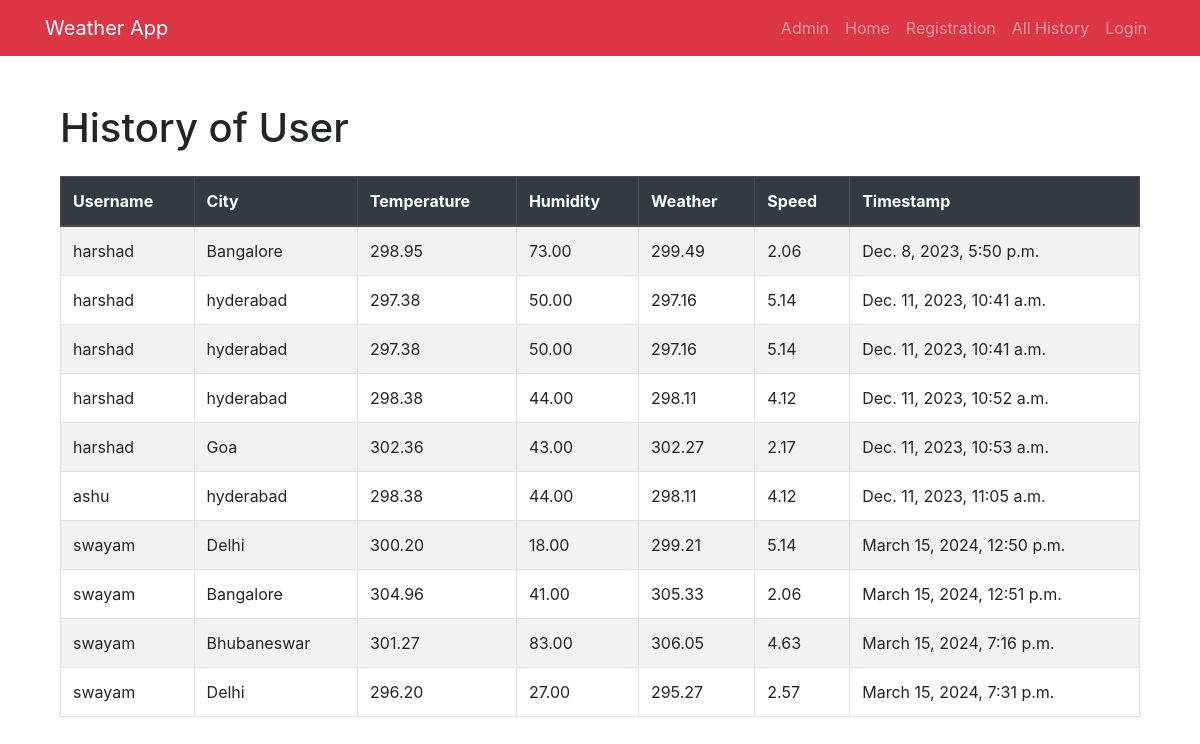
The app's page /all_history/ with its own data.
### app/models.py (models this page shows, shortened)
class WeatherData(models.Model):
    username=models.ForeignKey(User,on_delete=models.CASCADE,default=0)
    city = models.CharField(max_length=100)
    temperature = models.DecimalField(max_digits=5, decimal_places=2)
    humidity = models.DecimalField(max_digits=5, decimal_places=2)
    weather=models.CharField(max_length=10,default=0)
    speed=models.CharField(max_length=10,default=0)
    timestamp = models.DateTimeField(auto_now_add=True)

### app/views.py (the view)
# urls.py: path('all_history/',all_history,name='all_history'),
def all_history(request):
    LWO=WeatherData.objects.all()
    d={'LWO':LWO}
    return render(request,'user_history.html',d)

### templates/user_history.html (shortened to what this page needs)
{% extends 'dummy.html' %}
{% block body_block %}
<div class="container mt-5">
    <h1 class="mb-4">History of User</h1>
    <div class="table-responsive">
        <table class="table table-bordered table-striped">
            <thead class="thead-dark">
                <tr>
                    <th scope="col">Username</th>
                    <th scope="col">City</th>
                    <th scope="col">Temperature</th>
                    <th scope="col">Humidity</th>
                    <th scope="col">Weather</th>
                    <th scope="col">Speed</th>
                    <th scope="col">Timestamp</th>
                </tr>
            </thead>
            <tbody>
                {% for obj in LWO %}
                <tr>
                    <td>{{ obj.username }}</td>
                    <td>{{ obj.city }}</td>
                    <td>{{ obj.temperature }}</td>
                    <td>{{ obj.humidity }}</td>
                    <td>{{ obj.weather }}</td>
                    <td>{{ obj.speed }}</td>
                    <td>{{ obj.timestamp }}</td>
                </tr>
                {% endfor %}
            </tbody>
        </table>
    </div>
</div>
{% endblock %}

### templates/dummy.html (shortened to what this page needs)
<!doctype html>
<html lang="en">
<head>
    <link rel="stylesheet" href="https://cdn.jsdelivr.net/npm/bootstrap@4.6.2/dist/css/bootstrap.min.css">
</head>
<body>
    <nav class="navbar navbar-expand-lg navbar-dark bg-danger">
        <div class="container">
            <a class="navbar-brand" href="#">Weather App</a>
            <div class="collapse navbar-collapse" id="navbarNav">
                <ul class="navbar-nav ml-auto">
                    <li class="nav-item">
                        <a class="nav-link" href="{% url 'admin:index' %}">Admin</a>
                    </li>
                    <li class="nav-item">
                        <a class="nav-link" href="{% url 'home' %}">Home</a>
                    </li>
                    <li class="nav-item">
                        <a class="nav-link" href="{% url 'registration' %}">Registration</a>
                    </li>
                    <li class="nav-item">
                        <a class="nav-link" href="{% url 'all_history' %}">All History</a>
                    </li>
                    {% if user.is_authenticated %}
                        <li class="nav-item">
                            <a class="nav-link" href="{% url 'user_logout' %}">Logout</a>
                        </li>
                        <li class="nav-item">
                            <a class="nav-link" href="{% url 'profile_display' %}">Profile</a>
                        </li>
                        <li class="nav-item">
                            <a class="nav-link" href="{% url 'change_password' %}">Change Password</a>
                        </li>
                        <li class="nav-item">
                            <a class="nav-link" href="{% url 'search' %}">Search City</a>
                        </li>
                        <li class="nav-item">
                            <a class="nav-link" href="{% url 'user_history' %}">History</a>
                        </li>
                    {% else %}
                        <li class="nav-item">
                            <a class="nav-link" href="{% url 'user_login' %}">Login</a>
                        </li>
                    {% endif %}
                </ul>
            </div>
        </div>
    </nav>
    <div class="container mt-4">
        {% block body_block %}
        {% endblock %}
    </div>
</body>
</html>

### records on screen
WeatherData: username "harshad", city "Bangalore", temperature "298.95", humidity "73.00", weather "299.49", speed "2.06", timestamp "Dec. 8, 2023, 5:50 p.m."
WeatherData: username "harshad", city "hyderabad", temperature "297.38", humidity "50.00", weather "297.16", speed "5.14", timestamp "Dec. 11, 2023, 10:41 a.m."
WeatherData: username "harshad", city "hyderabad", temperature "297.38", humidity "50.00", weather "297.16", speed "5.14", timestamp "Dec. 11, 2023, 10:41 a.m."
WeatherData: username "harshad", city "hyderabad", temperature "298.38", humidity "44.00", weather "298.11", speed "4.12", timestamp "Dec. 11, 2023, 10:52 a.m."
WeatherData: username "harshad", city "Goa", temperature "302.36", humidity "43.00", weather "302.27", speed "2.17", timestamp "Dec. 11, 2023, 10:53 a.m."
WeatherData: username "ashu", city "hyderabad", temperature "298.38", humidity "44.00", weather "298.11", speed "4.12", timestamp "Dec. 11, 2023, 11:05 a.m."
WeatherData: username "swayam", city "Delhi", temperature "300.20", humidity "18.00", weather "299.21", speed "5.14", timestamp "March 15, 2024, 12:50 p.m."
WeatherData: username "swayam", city "Bangalore", temperature "304.96", humidity "41.00", weather "305.33", speed "2.06", timestamp "March 15, 2024, 12:51 p.m."
WeatherData: username "swayam", city "Bhubaneswar", temperature "301.27", humidity "83.00", weather "306.05", speed "4.63", timestamp "March 15, 2024, 7:16 p.m."
WeatherData: username "swayam", city "Delhi", temperature "296.20", humidity "27.00", weather "295.27", speed "2.57", timestamp "March 15, 2024, 7:31 p.m."
